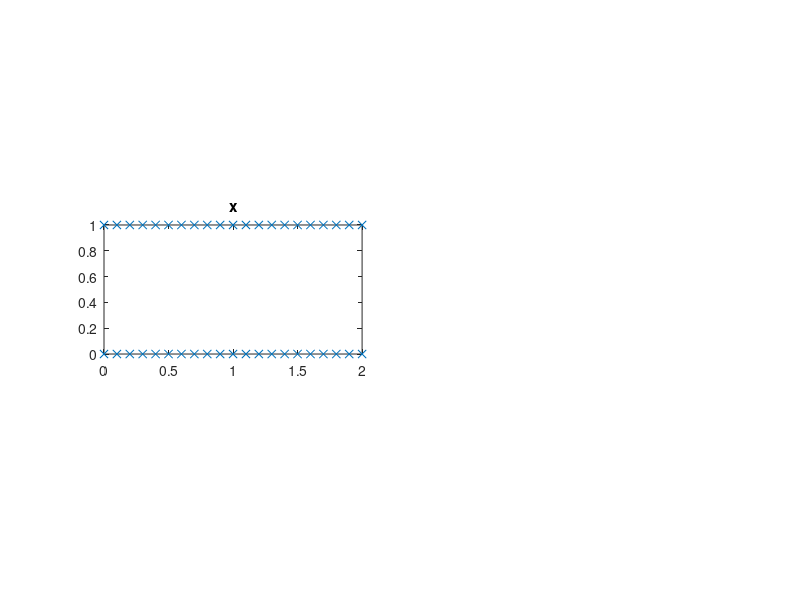

MATLAB code to generate this figure: (Note: this script raises an error after producing the figure.)
clear all
close all

a=2; b=1; 

[u,v] = meshgrid(0:0.1:a,0:0.1:b); 
%u=[u(1,:), u(end,:), u(:,1)', u(:,end)']; v=[v(1,:), v(end,:), v(:,1)', v(:,end)']; 
u=[u(1,:), u(end,:)]; v=[v(1,:), v(end,:)]; 

x=[u(:) v(:)]; %bounding box x
x1Max=max(x(:,1)); x1Min=min(x(:,1)); x2Max=max(x(:,2)); x2Min=min(x(:,2));

r_delta=0.1;
all_r=[15:-r_delta:0.5 0.5+r_delta:r_delta:15];
all_r=[15:-r_delta:0.5];

all_t=0:64;

amplitude=10*(x1Max-x1Min)/50; 
xScaling=1; yScaling=2; u_basic_shape=[xScaling*x(:,1)/x1Max, +yScaling*x(:,1).^2/x1Max^2];

h=figure(1);
subplot(1,2,1); plot(x(:,1),x(:,2),'x'); title('x'); axis image; 

all_displacement_multiplier=displacement_multiplier(all_t,all_t,amplitude);
all_r=0.5./(abs(all_displacement_multiplier)+0.01);

for time_step=1:(numel(all_t)-1)    
    if 0
        ampl=all_displacement_multiplier(time_step+1); 
        u=u_basic_shape*diag([abs(ampl),ampl]); y=u+x;
        subplot(1,2,2); plot(y(:,1),y(:,2),'x'); title('y'); axis equal;  %axis([0 2*a -b 2*b]); drawnow;
    else
        r=all_r(time_step+1);
        [u,y]=transform_rectangle_to_annulus(x,r); 
        
        %bounding box
        y_box_dummy=[min(y(:,1)) max(y(:,1)) min(y(:,2)) max(y(:,2))]; 
        
        if ~exist('y_box')
            y_box=y_box_dummy;
        else
            y_box_both=[y_box; y_box_dummy];
            y_box=[min(y_box_both(:,1)),max(y_box_both(:,2)),min(y_box_both(:,3)),max(y_box_both(:,4))]; 
        end
        
        
        
        subplot(1,2,2); plot(y(:,1),y(:,2),'x',0,r+b,'ro'); title('y'); axis equal;  axis([0 2 0 2.4]); drawnow;
    end
end
